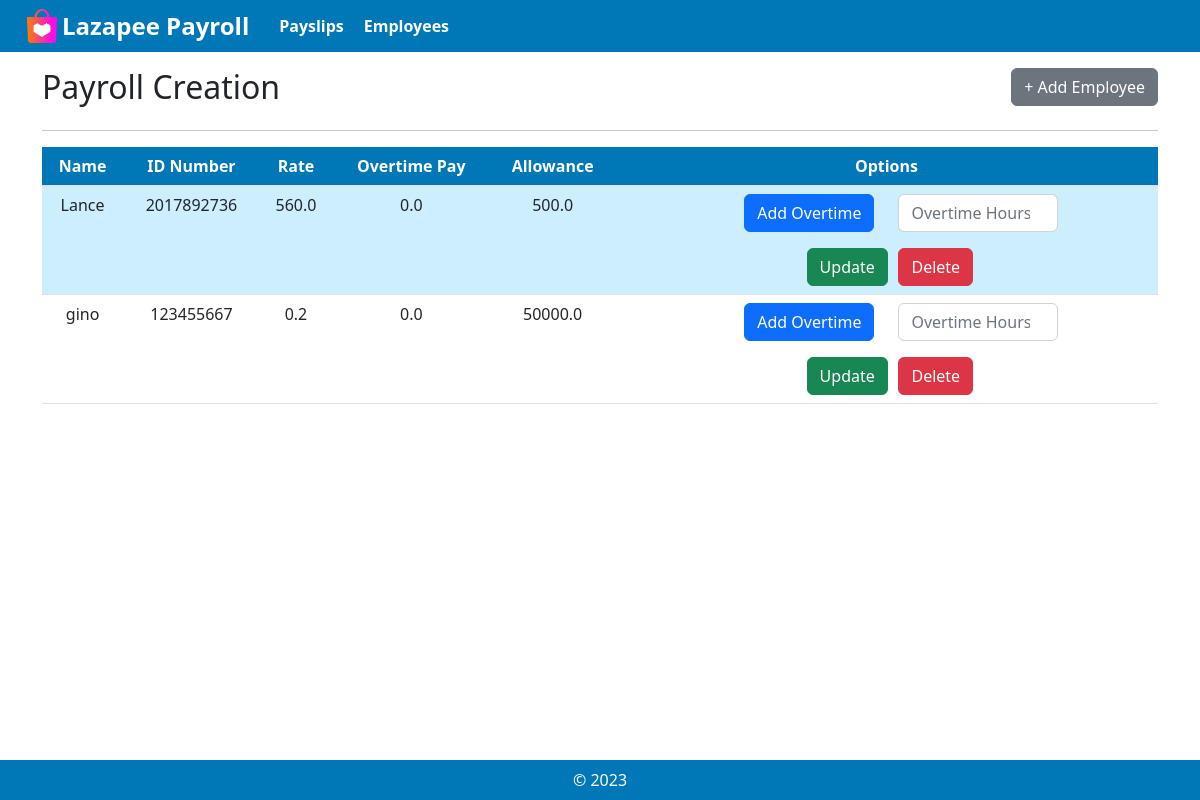
The page / on the database its author committed.
### payroll_app/models.py (models this page shows, shortened)
class Employee(models.Model):
    name = models.CharField(max_length=300)
    id_number = models.CharField(max_length=300, unique=True)
    rate = models.FloatField()
    overtime_pay = models.FloatField(default=0.0, null=True, blank=True)
    allowance = models.FloatField(default=0.0, null=True, blank=True)
    objects = models.Manager()

### payroll_app/views.py (the view)
# urls.py: path('', views.employees, name='employees'),   # @evan: replace the views here with the views for employees page
def employees(request):
    employees = Employee.objects.all()
    return render(request, 'payroll_app/Employees.html', {'employees': employees})

### payroll_app/templates/payroll_app/Employees.html (shortened to what this page needs)
{% extends 'payroll_app/Navbar.html' %}
{% load static %}
        {% block content %}
            <div class="container">
                <div class="row justify-content-between">
                    <div class="col-md-auto">
                        <b><h2>Payroll Creation</h2></b>
                    </div>
                    <div class="col-md-auto">
                        <a href="{% url 'addEmployee' %}">
                            <button type="button" class="btn btn-secondary">+ Add Employee</button>
                        </a>
                    </div>
                </div>
                <hr>
                <div class="row">
                    <div class="col-12">
                        <table class="table custom-table-striped">
                            <thead class="text-center" style="background-color: #0077b6; color: white;">
                                <th scope="col"> Name </th>
                                <th scope="col"> ID Number </th>
                                <th scope="col"> Rate </th>
                                <th scope="col"> Overtime Pay </th>
                                <th scope="col"> Allowance </th>
                                <th scope="col" class="text-center">Options</th>
                            </thead>
                            <tbody>
                                {% for e in employees %}
                                <tr class="text-center" style="background-color: {% cycle '#cdeefd' '#ffffff' %};">
                                    <td>  {{ e.name }} </td>
                                    <td>  {{ e.id_number }} </td>
                                    <td>  {{ e.rate }} </td>
                                    <td>  {{ e.overtime_pay }} </td>
                                    <td>  {{ e.allowance }} </td>
                                    <td>
                                        <div class="row justify-content-center">
                                            <div class="col-md-12">
                                                <form method='POST' action="{% url 'addOvertime' id=e.id_number %}">
                                                    <div class="row d-flex justify-content-center mb-2">
                                                        <div class="col-md-4 d-flex justify-content-end">
                                                            <button type="submit" class="btn btn-primary">Add Overtime</button>
                                                        </div>
                                                        <div class="col-md-4 ">
                                                            <input class="form-control" type="number" name="OvertimeHours" id="OvertimeHours" placeholder="Overtime Hours">
                                                        </div>
                                                    </div>
                                                </form>
                                                <div class="row d-flex justify-content-center">
                                                    <div class="col-md-2 ">
                                                        <a href = "{% url "updateEmployee" id_number=e.id_number%}" class= "btn btn-success">Update</a>
                                                    </div>
                                                    <div class="col-md-2">
                                                        <a href = "{% url "deleteEmployee" id_number=e.id_number%}" class = "btn btn-danger"> Delete</a>
                                                    </div>
                                                </div>
                                            </div>
                                        </div>
                                    </td>
                                </tr>
                                {% endfor %}
                            </tbody>
                        </table>
                    </div>
                </div>
            </div>
        {% endblock %}

### payroll_app/templates/payroll_app/Navbar.html (shortened to what this page needs)
{% load static %}
<html>
    <head>
        <link rel="stylesheet" href="{% static '/bootstrap/css/bootstrap.min.css' %}">
        <link rel="stylesheet" href="{% static '/bootstrap/css/custom.css' %}">
    </head>
    <body>
        <nav class="navbar bg-custom mb-3 sticky-top" style="background-color: #0077b6;">
            <div class="container-fluid">
                <div class="row">
                    <div class="d-flex align-items-center">
                        <a href="{% url 'employees' %}" style="text-decoration: none; margin-left: 15px;">
                            <div class="d-flex align-items-center">
                                <img src="{% static 'LazapeeLogo.png' %}" class="img-fluid mr-3" style="width: 30px; height: auto;">
                                <b class="text-white mb-0" style="font-size:1.5rem; margin-left: 5px;">Lazapee Payroll</b>
                            </div>
                        </a>
                        <a href="{% url 'payslips' %}" class="text-white new-text-link" style="text-decoration: none; margin-left: 30px;">
                            <b>Payslips</b>
                        </a>
                        <a href="{% url 'employees' %}" class="text-white new-text-link" style="text-decoration: none; margin-left: 20px;">
                            <b>Employees</b>
                        </a>
                    </div>
                </div>
            </div>
        </nav>
        <div class="container">
            <div class="row">
                {% block content %}
                {% endblock %}
            </div>
        </div>
    </body>
    <nav class="navbar bg-custom fixed-bottom justify-content-center" style="background: #0077b6;">
        <div style="color: white;">&copy; 2023</div>
   </nav>
</html>

### rows shown on the page
Employee: name "Lance", id_number "2017892736", rate "560.0", overtime_pay "0.0", allowance "500.0"
Employee: name "gino", id_number "123455667", rate "0.2", overtime_pay "0.0", allowance "50000.0"
